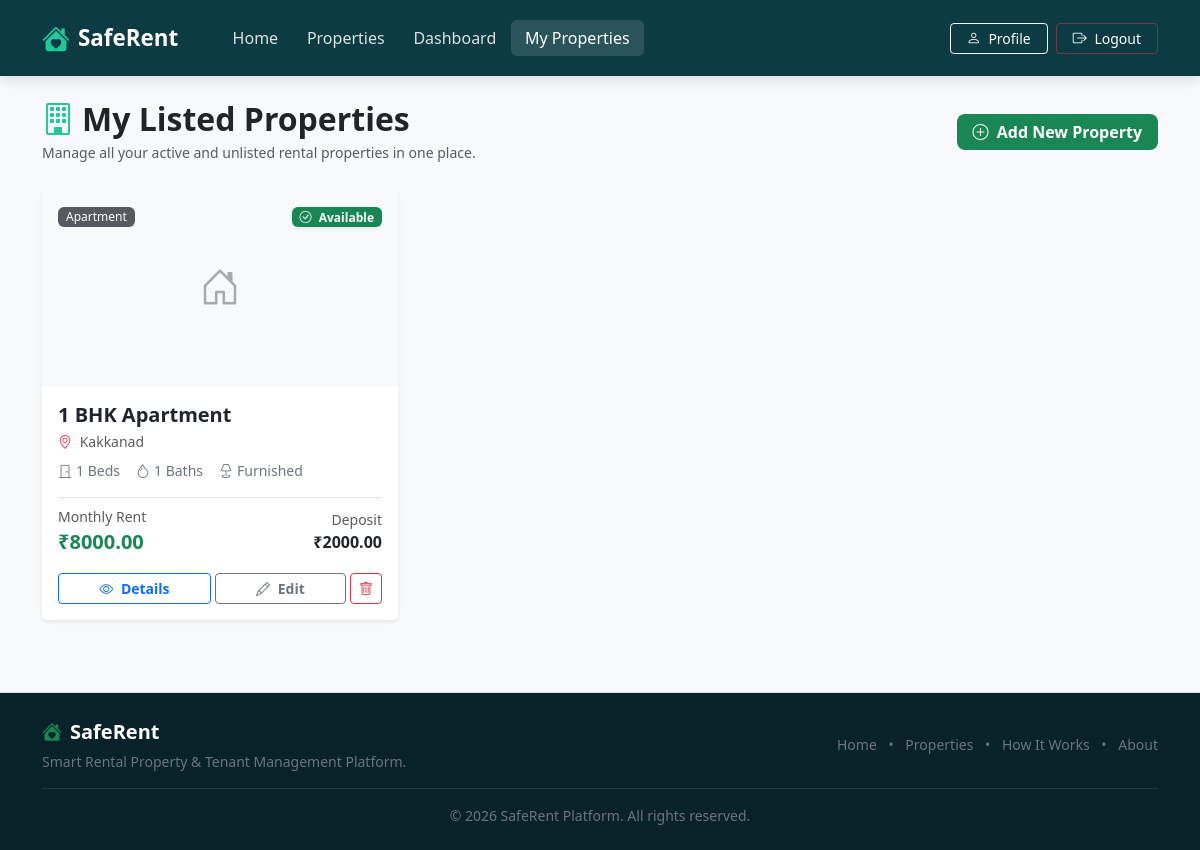
/my-properties/ (signed in), run on the app's committed database.
### core/models.py (models this page shows, shortened)
class Property(models.Model):
    PROPERTY_TYPE_CHOICES = [
        ('APARTMENT', 'Apartment'),
        ('HOUSE', 'House'),
        ('ROOM', 'Single Room'),
        ('SHARED', 'Shared Room'),
    ]
    FURNISHED_STATUS_CHOICES = [
        ('FURNISHED', 'Furnished'),
        ('SEMI', 'Semi-Furnished'),
        ('UNFURNISHED', 'Unfurnished'),
    ]
    owner = models.ForeignKey(
        settings.AUTH_USER_MODEL,
        on_delete=models.CASCADE,
        related_name='properties',
        help_text="Property owner user"
    )
    title = models.CharField(max_length=200, help_text="Property listing title")
    description = models.TextField(help_text="Detailed description of the property")
    location = models.CharField(max_length=100, help_text="City / Area / Locality")
    address = models.TextField(help_text="Full address of the property")
    monthly_rent = models.DecimalField(
        max_digits=10,
        decimal_places=2,
        help_text="Monthly rent amount in ₹"
    )
    security_deposit = models.DecimalField(
        max_digits=10,
        decimal_places=2,
        default=0,
        help_text="Security deposit amount in ₹"
    )
    property_type = models.CharField(
        max_length=20,
        choices=PROPERTY_TYPE_CHOICES,
        default='APARTMENT'
    )
    bedrooms = models.PositiveIntegerField(default=1)
    bathrooms = models.PositiveIntegerField(default=1)
    furnished_status = models.CharField(
        max_length=20,
        choices=FURNISHED_STATUS_CHOICES,
        default='UNFURNISHED'
    )
    wifi_available = models.BooleanField(default=False, verbose_name="Wi-Fi Available")
    parking_available = models.BooleanField(default=False, verbose_name="Parking Available")
    other_amenities = models.TextField(
        blank=True,
        help_text="Other facilities (e.g. Gym, Power Backup, Elevator, Security)"
    )
    is_available = models.BooleanField(default=True, verbose_name="Available for Rent")
    created_at = models.DateTimeField(auto_now_add=True)
    updated_at = models.DateTimeField(auto_now=True)
    class Meta:
        ordering = ['-created_at']
        verbose_name = "Property"
        verbose_name_plural = "Properties"
    @property
    def main_image(self):
        first_img = self.images.first()
        return first_img.image.url if first_img else None

### core/views.py (the view)
# urls.py: path('my-properties/', views.my_properties, name='my_properties'),
@owner_required
def my_properties(request):
    user_properties = Property.objects.filter(owner=request.user).order_by('-created_at')
    return render(request, 'core/my_properties.html', {'properties': user_properties})

### core/views.py (called while the page is built)
def owner_required(view_func):
    @wraps(view_func)
    def _wrapped_view(request, *args, **kwargs):
        if not request.user.is_authenticated:
            return redirect('accounts:login')
        if request.user.role != User.ROLE_OWNER and not request.user.is_superuser:
            messages.warning(request, "Access denied. Property management is restricted to Property Owners.")
            return redirect('accounts:tenant_dashboard')
        return view_func(request, *args, **kwargs)
    return _wrapped_view

### core/templates/core/my_properties.html (shortened to what this page needs)
{% extends 'base.html' %}
{% block content %}
<div class="container py-4">
    <div class="d-flex align-items-center justify-content-between flex-wrap gap-3 mb-4">
        <div>
            <h2 class="fw-bold text-dark mb-1">
                <i class="bi bi-building text-success-accent me-2"></i>My Listed Properties
            </h2>
            <p class="text-muted small mb-0">Manage all your active and unlisted rental properties in one place.</p>
        </div>
        <a href="{% url 'core:add_property' %}" class="btn sr-btn-primary px-3">
            <i class="bi bi-plus-circle me-1"></i> Add New Property
        </a>
    </div>
    {% if properties %}
        <div class="row g-4">
            {% for property in properties %}
                <div class="col-md-6 col-lg-4">
                    <div class="card sr-card h-100 shadow-sm border-0 overflow-hidden d-flex flex-column">
                        <div class="position-relative bg-light text-center" style="height: 200px; overflow: hidden;">
                            {% if property.main_image %}
                                <img src="{{ property.main_image }}" class="w-100 h-100 object-fit-cover" alt="{{ property.title }}">
                            {% else %}
                                <div class="d-flex align-items-center justify-content-center h-100 text-secondary bg-light">
                                    <i class="bi bi-house-door fs-1 text-muted opacity-50"></i>
                                </div>
                            {% endif %}
                            <div class="position-absolute top-0 start-0 m-3">
                                <span class="badge bg-dark bg-opacity-75 text-white fw-normal px-2 py-1 rounded">
                                    {{ property.get_property_type_display }}
                                </span>
                            </div>
                            <div class="position-absolute top-0 end-0 m-3">
                                {% if property.is_available %}
                                    <span class="badge bg-success text-white fw-semibold px-2 py-1 shadow-sm">
                                        <i class="bi bi-check-circle me-1"></i> Available
                                    </span>
                                {% else %}
                                    <span class="badge bg-secondary text-white fw-semibold px-2 py-1 shadow-sm">
                                        <i class="bi bi-x-circle me-1"></i> Unavailable
                                    </span>
                                {% endif %}
                            </div>
                        </div>
                        <div class="card-body p-3 d-flex flex-column flex-grow-1">
                            <h5 class="fw-bold text-dark text-truncate mb-1" title="{{ property.title }}">
                                {{ property.title }}
                            </h5>
                            <p class="text-muted small mb-2 text-truncate">
                                <i class="bi bi-geo-alt me-1 text-danger"></i> {{ property.location }}
                            </p>
                            <div class="d-flex align-items-center gap-3 text-secondary small mb-3">
                                <span><i class="bi bi-door-closed me-1"></i>{{ property.bedrooms }} Beds</span>
                                <span><i class="bi bi-droplet me-1"></i>{{ property.bathrooms }} Baths</span>
                                <span><i class="bi bi-lamp me-1"></i>{{ property.get_furnished_status_display }}</span>
                            </div>
                            <div class="mt-auto pt-2 border-top d-flex align-items-center justify-content-between mb-3">
                                <div>
                                    <span class="text-muted small d-block">Monthly Rent</span>
                                    <span class="fw-bold fs-5 text-success">₹{{ property.monthly_rent }}</span>
                                </div>
                                <div class="text-end">
                                    <span class="text-muted small d-block">Deposit</span>
                                    <span class="fw-semibold text-dark">₹{{ property.security_deposit }}</span>
                                </div>
                            </div>
                            <div class="d-flex align-items-center justify-content-between gap-1">
                                <a href="{% url 'core:property_detail' property.pk %}" class="btn btn-outline-primary btn-sm flex-fill fw-semibold">
                                    <i class="bi bi-eye me-1"></i> Details
                                </a>
                                <a href="{% url 'core:edit_property' property.pk %}" class="btn btn-outline-secondary btn-sm flex-fill fw-semibold">
                                    <i class="bi bi-pencil me-1"></i> Edit
                                </a>
                                <a href="{% url 'core:delete_property' property.pk %}" class="btn btn-outline-danger btn-sm px-2" title="Delete Property">
                                    <i class="bi bi-trash"></i>
                                </a>
                            </div>
                        </div>
                    </div>
                </div>
            {% endfor %}
        </div>
    {% endif %}
</div>
{% endblock %}

### static/css/style.css (style rules this page uses)
:root { --sr-dark-teal: #0d3b44; --sr-dark-teal-hover: #07282e; --sr-green-accent: #198754; --sr-green-accent-hover: #146c43; --sr-light-bg: #f8f9fa; --sr-card-bg: #ffffff; --sr-text-dark: #1e293b; --sr-text-muted: #64748b; --sr-border-color: #e2e8f0; --sr-shadow-sm: 0 2px 8px rgba(15, 23, 42, 0.05); --sr-shadow-md: 0 10px 25px rgba(15, 23, 42, 0.08); }
body { background-color: var(--sr-light-bg); color: var(--sr-text-dark); font-family: 'Segoe UI', Roboto, -apple-system, BlinkMacSystemFont, sans-serif; min-height: 100vh; display: flex; flex-direction: column; }
.text-success-accent { color: #20c997 !important; }
.sr-btn-primary { background-color: var(--sr-green-accent); color: #ffffff !important; font-weight: 600; border-radius: 8px; border: none; transition: all 0.2s ease; }

### data on the page
Property: property_type "Apartment", is_available True (drawn), title "1 BHK Apartment", location "Kakkanad", bedrooms "1", bathrooms "1", furnished_status "Furnished", monthly_rent "8000.00", security_deposit "2000.00"
